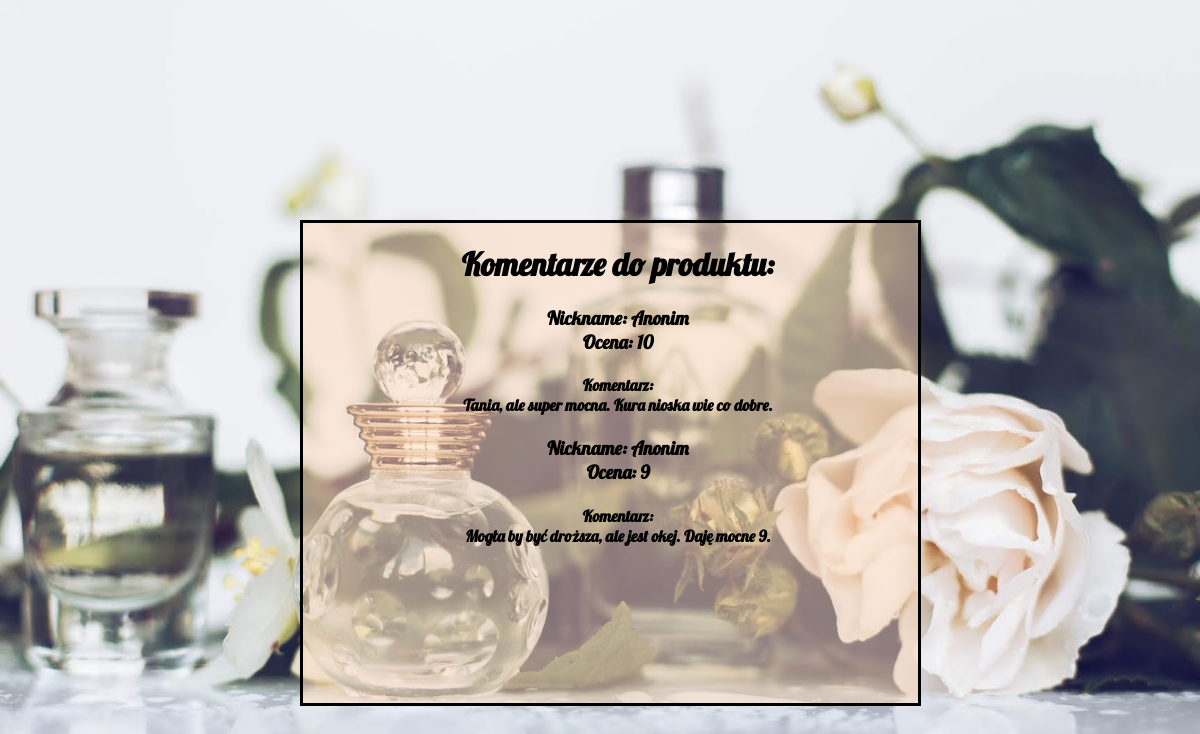
The app's page /products/1/comments with its own data.
### sklep/models.py (models this page shows)
class Comment(models.Model):
    grade = models.IntegerField(default=0, validators=[
            MaxValueValidator(10),
            MinValueValidator(1)
        ])
    comment = models.CharField(max_length=300)
    nickname = models.CharField(max_length=50, default = "Anonim")
    product = models.ForeignKey(Product, on_delete=models.CASCADE, blank=True, null=True)

### sklep/views.py (the view)
# urls.py: path("products/<int:product_id>/comments", views.comments_detail)
def comments_detail(request, product_id):
    product_comments = []
    comments = list(Comment.objects.order_by('id'))
    for comment in comments:
        if comment.product is not None and comment.product.id == product_id:
            product_comments.append(comment)
    context = {'comments': product_comments,
               'product_id': product_id}
    return render(request, "sklep/comments.html", context)

### sklep/templates/sklep/comments.html
{% extends "sklep/base.html" %}
    {% block content %}
{%if comments%}
    <h1>Komentarze do produktu:</h1>
    {%for comment in comments%}
    <h3>
        Nickname: {{comment.nickname}}   <br>Ocena: {{comment.grade}}
    </h3>
    <h4>
        Komentarz: <br>{{comment.comment}}
    </h4>
{%endfor%}
{%else%}
    <h2>Brak komentarzy do produktu!</h2>
<h3>
    <br> <a href = /products/{{product_id}}/comment> Dodaj komentarz! </a>
</h3>
{%endif%}
    {% endblock %}

### sklep/templates/sklep/base.html (style rules this page uses)
body { background-image: url('tlo.png'); align-content:center; background-size: cover; background-position: center; background-repeat: no-repeat; background-attachment: fixed; font-family: 'Lobster', cursive; }

### records on screen
Comment: nickname "Anonim", grade "10", comment "Tania, ale super mocna. Kura nioska wie co dobre."
Comment: nickname "Anonim", grade "9", comment "Mogła by być droższa, ale jest okej. Daję mocne 9."
